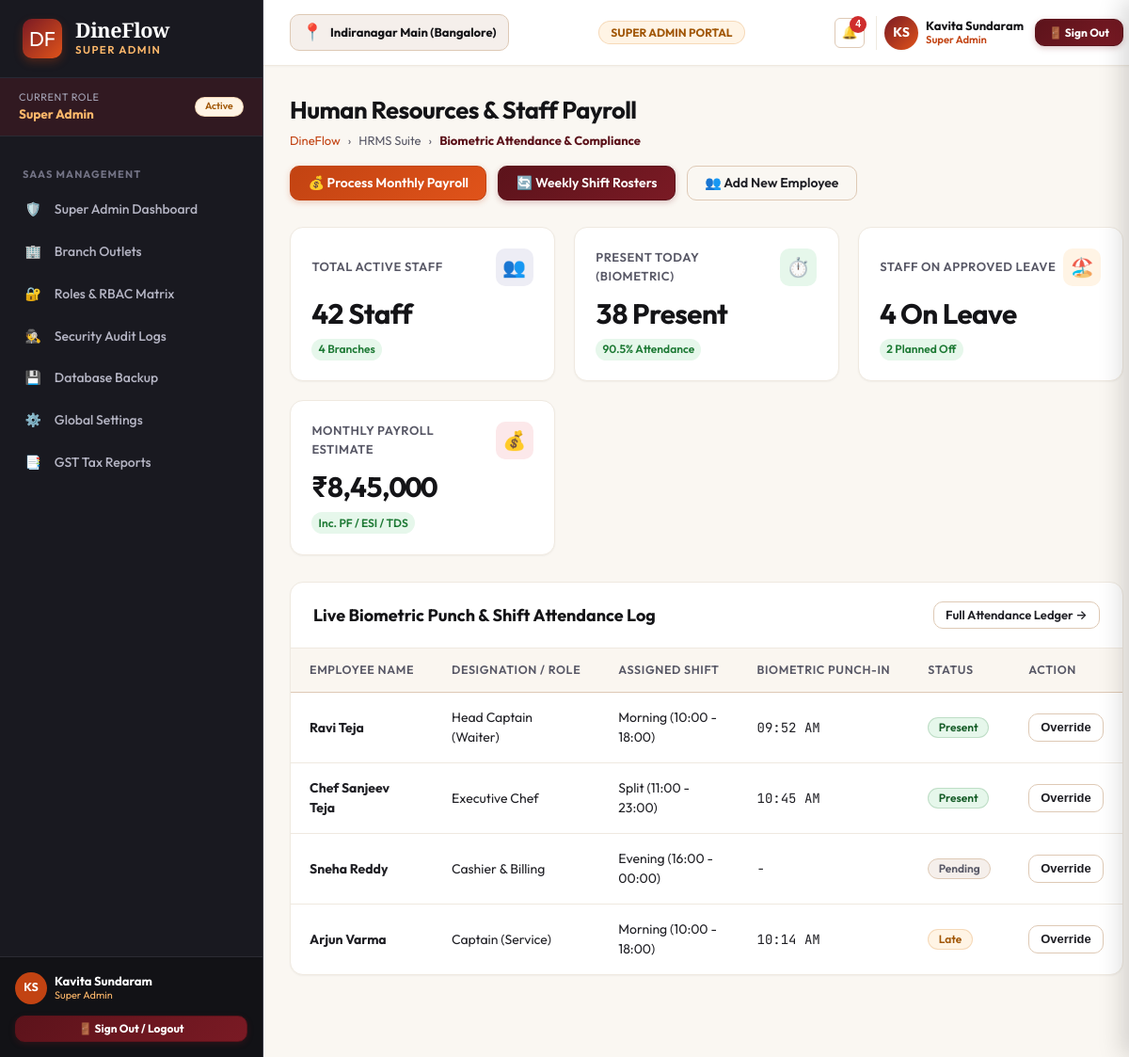
/dashboard/hr/ (signed in), run on the app's committed database.
### apps/accounts/models.py (models this page shows, shortened)
class Role(models.Model):
    code = models.CharField(max_length=50, unique=True)
    name = models.CharField(max_length=100)
    description = models.TextField(blank=True, default='')
    dashboard_url = models.CharField(max_length=200, default='/dashboard/owner/')
    icon = models.CharField(max_length=50, default='shield')
    is_active = models.BooleanField(default=True)
    created_at = models.DateTimeField(auto_now_add=True)

class UserProfile(models.Model):
    user = models.OneToOneField(User, on_delete=models.CASCADE, related_name='userprofile')
    role = models.ForeignKey(Role, on_delete=models.PROTECT, related_name='users')
    branch = models.CharField(max_length=150, default='Indiranagar Main (Bangalore)')
    employee_code = models.CharField(max_length=50, blank=True, default='')
    phone = models.CharField(max_length=20, blank=True, default='')
    avatar_initials = models.CharField(max_length=5, default='DF')
    created_at = models.DateTimeField(auto_now_add=True)
    updated_at = models.DateTimeField(auto_now=True)

### apps/dashboard/views.py (the view)
# urls.py: path('hr/', views.hr_dashboard, name='hr'),
@role_required(['hr', 'owner', 'super_admin'])
def hr_dashboard(request):
    context = {
        'page_title': 'Human Resources & Payroll Command',
        'kpis': [
            {'label': 'Total Active Staff', 'value': '42 Staff', 'trend': '4 Branches', 'trend_up': True, 'icon': 'df-icon-charcoal', 'emoji': '👥'},
            {'label': 'Present Today (Biometric)', 'value': '38 Present', 'trend': '90.5% Attendance', 'trend_up': True, 'icon': 'df-icon-green', 'emoji': '⏱️'},
            {'label': 'Staff on Approved Leave', 'value': '4 On Leave', 'trend': '2 Planned Off', 'trend_up': True, 'icon': 'df-icon-saffron', 'emoji': '🏖️'},
            {'label': 'Monthly Payroll Estimate', 'value': '₹8,45,000', 'trend': 'Inc. PF / ESI / TDS', 'trend_up': True, 'icon': 'df-icon-maroon', 'emoji': '💰'},
        ],
        'staff_attendance': [
            {'name': 'Ravi Teja', 'role': 'Head Captain (Waiter)', 'shift': 'Morning (10:00 - 18:00)', 'punch_in': '09:52 AM', 'status': 'present'},
            {'name': 'Chef Sanjeev Teja', 'role': 'Executive Chef', 'shift': 'Split (11:00 - 23:00)', 'punch_in': '10:45 AM', 'status': 'present'},
            {'name': 'Sneha Reddy', 'role': 'Cashier & Billing', 'shift': 'Evening (16:00 - 00:00)', 'punch_in': '-', 'status': 'pending'},
            {'name': 'Arjun Varma', 'role': 'Captain (Service)', 'shift': 'Morning (10:00 - 18:00)', 'punch_in': '10:14 AM', 'status': 'late'},
        ]
    }
    return render(request, 'dashboard/hr.html', context)

### templates/dashboard/hr.html (shortened to what this page needs)
{% extends 'base.html' %}
{% load static %}
{% load dineflow_tags %}
{% block content %}
<div class="df-page-header">
  <div class="df-page-title-group">
    <h1>Human Resources & Staff Payroll</h1>
    <div class="df-breadcrumb">
      <a href="{% url 'landing:index' %}">DineFlow</a>
      <span>›</span>
      <span>HRMS Suite</span>
      <span>›</span>
      <span style="color:var(--df-maroon-800); font-weight:700;">Biometric Attendance & Compliance</span>
    </div>
  </div>
  <div style="display:flex; gap:0.75rem;">
    <a href="{% url 'hr:payroll' %}" class="df-btn df-btn-terracotta">
      <span>💰 Process Monthly Payroll</span>
    </a>
    <a href="{% url 'hr:shifts' %}" class="df-btn df-btn-maroon">
      <span>🔄 Weekly Shift Rosters</span>
    </a>
    <a href="{% url 'hr:employee_list' %}" class="df-btn df-btn-outline">
      <span>👥 Add New Employee</span>
    </a>
  </div>
</div>
<div class="df-kpi-grid">
  {% for kpi in kpis %}
    <div class="df-kpi-card">
      <div class="df-kpi-top">
        <div class="df-kpi-label">{{ kpi.label }}</div>
        <div class="df-kpi-icon {{ kpi.icon }}">{{ kpi.emoji }}</div>
      </div>
      <div class="df-kpi-value">{{ kpi.value }}</div>
      <div class="df-kpi-bottom">
        <span class="df-trend-pill df-trend-up">{{ kpi.trend }}</span>
      </div>
    </div>
  {% endfor %}
</div>
<div class="df-card">
  <div class="df-card-header">
    <div class="df-card-title">Live Biometric Punch & Shift Attendance Log</div>
    <a href="{% url 'hr:attendance' %}" class="df-btn df-btn-outline df-btn-sm">Full Attendance Ledger →</a>
  </div>
  <div class="df-table-responsive">
    <table class="df-table">
      <thead>
        <tr>
          <th>Employee Name</th>
          <th>Designation / Role</th>
          <th>Assigned Shift</th>
          <th>Biometric Punch-In</th>
          <th>Status</th>
          <th>Action</th>
        </tr>
      </thead>
      <tbody>
        {% for a in staff_attendance %}
          <tr>
            <td><strong>{{ a.name }}</strong></td>
            <td>{{ a.role }}</td>
            <td>{{ a.shift }}</td>
            <td style="font-family:var(--df-font-mono);">{{ a.punch_in }}</td>
            <td>
              <span class="df-badge {% if a.status == 'present' %}badge-success{% elif a.status == 'late' %}badge-warning{% else %}badge-neutral{% endif %}">
                {{ a.status }}
              </span>
            </td>
            <td>
              <button class="df-btn df-btn-outline df-btn-sm" onclick="DineFlow.showToast('Shift Adjusted', 'Punch marked for {{ a.name }}', 'info')">
                Override
              </button>
            </td>
          </tr>
        {% endfor %}
      </tbody>
    </table>
  </div>
</div>
{% endblock %}

### templates/partials/_sidebar.html (shortened to what this page needs)
{% load static %}
<aside class="df-sidebar">
  <div class="df-brand-header">
    <div class="df-brand-logo">DF</div>
    <div>
      <div class="df-brand-title">DineFlow</div>
      <div class="df-brand-subtitle">{{ CURRENT_USER.role_title }}</div>
    </div>
  </div>
  <div style="padding: 0.75rem 1.25rem; background: rgba(122, 26, 36, 0.25); border-bottom: 1px solid #2B2B33; display: flex; align-items: center; justify-content: space-between;">
    <div>
      <div style="font-size: 0.68rem; color: #A6A6B8; text-transform: uppercase; letter-spacing: 0.05em;">Current Role</div>
      <div style="font-size: 0.85rem; font-weight: 700; color: var(--df-saffron-400);">{{ CURRENT_USER.role_title }}</div>
    </div>
    <span class="df-badge badge-warning" style="font-size: 0.65rem;">Active</span>
  </div>
  <nav style="flex: 1; padding: 0.75rem 0 2rem; overflow-y: auto;">
    {% if CURRENT_ROLE == 'super_admin' %}
      <div class="df-nav-section-title">SaaS Management</div>
      <ul class="df-nav-list">
        <li class="df-nav-item">
          <a href="{% url 'dashboard:super_admin' %}" class="df-nav-link {% if request.resolver_match.url_name == 'super_admin' %}active{% endif %}">
            <span>🛡️</span>
            <span>Super Admin Dashboard</span>
          </a>
        </li>
        <li class="df-nav-item">
          <a href="{% url 'settings_app:branches' %}" class="df-nav-link {% if request.resolver_match.url_name == 'branches' %}active{% endif %}">
            <span>🏢</span>
            <span>Branch Outlets</span>
          </a>
        </li>
        <li class="df-nav-item">
          <a href="{% url 'settings_app:roles_permissions' %}" class="df-nav-link {% if request.resolver_match.url_name == 'roles_permissions' %}active{% endif %}">
            <span>🔐</span>
            <span>Roles & RBAC Matrix</span>
          </a>
        </li>
        <li class="df-nav-item">
          <a href="{% url 'settings_app:audit_logs' %}" class="df-nav-link {% if request.resolver_match.url_name == 'audit_logs' %}active{% endif %}">
            <span>🕵️</span>
            <span>Security Audit Logs</span>
          </a>
        </li>
        <li class="df-nav-item">
          <a href="{% url 'settings_app:backup_restore' %}" class="df-nav-link {% if request.resolver_match.url_name == 'backup_restore' %}active{% endif %}">
            <span>💾</span>
            <span>Database Backup</span>
          </a>
        </li>
        <li class="df-nav-item">
          <a href="{% url 'settings_app:general' %}" class="df-nav-link {% if request.resolver_match.url_name == 'general' %}active{% endif %}">
            <span>⚙️</span>
            <span>Global Settings</span>
          </a>
        </li>
        <li class="df-nav-item">
          <a href="{% url 'analytics:tax_reports' %}" class="df-nav-link {% if request.resolver_match.url_name == 'tax_reports' %}active{% endif %}">
            <span>📑</span>
            <span>GST Tax Reports</span>
          </a>
        </li>
      </ul>
    {% endif %}
  </nav>
  <div style="padding: 1rem; border-top: 1px solid #2B2B33; background: rgba(18, 18, 22, 0.95); margin-top: auto;">
    <div style="display: flex; align-items: center; justify-content: space-between; margin-bottom: 0.75rem;">
      <div style="display: flex; align-items: center; gap: 0.5rem;">
        <div style="width: 34px; height: 34px; border-radius: 50%; background: var(--df-terracotta-700); color: #FFF; font-weight: 700; display: flex; align-items: center; justify-content: center; font-size: 0.78rem;">
          {{ CURRENT_USER.avatar_initials }}
        </div>
        <div style="line-height: 1.2;">
          <div style="font-weight: 700; font-size: 0.8125rem; color: #FFF;">{{ CURRENT_USER.name }}</div>
          <div style="font-size: 0.68rem; color: var(--df-saffron-400);">{{ CURRENT_USER.role_title }}</div>
        </div>
      </div>
    </div>
    <div>
      <a href="{% url 'accounts:logout' %}" class="df-btn df-btn-maroon df-btn-sm" style="width: 100%; justify-content: center; font-size: 0.75rem; font-weight: 700;">
        <span>🚪 Sign Out / Logout</span>
      </a>
    </div>
  </div>
</aside>

### templates/partials/_navbar.html (shortened to what this page needs)
{% load static %}
<header class="df-navbar">
  <div style="display: flex; align-items: center; gap: 1rem;">
    <div style="display: flex; align-items: center; gap: 0.5rem; background: var(--df-bg-cream); border: 1px solid var(--df-border-medium); padding: 0.35rem 0.75rem; border-radius: var(--df-radius-md);">
      <span style="font-size: 1.1rem;">📍</span>
      <span style="font-weight: 700; font-size: 0.8125rem; color: var(--df-charcoal-900);">{{ ACTIVE_BRANCH }}</span>
    </div>
  </div>
  <div style="display: flex; align-items: center; gap: 0.75rem;">
    <span class="df-badge badge-warning" style="font-weight: 700; font-size: 0.75rem; padding: 0.35rem 0.75rem;">
      {{ CURRENT_USER.role_title|upper }} PORTAL
    </span>
  </div>
  <div style="display: flex; align-items: center; gap: 0.75rem;">
    <button class="df-btn-icon" onclick="DineFlow.openDrawer('df-notifications-drawer')" style="position: relative;" title="Notifications">
      🔔
      {% if UNREAD_NOTIFICATIONS_COUNT > 0 %}
        <span style="position: absolute; top: -3px; right: -3px; width: 18px; height: 18px; background: var(--df-danger-600); color: #FFF; border-radius: 50%; font-size: 0.65rem; font-weight: 800; display: flex; align-items: center; justify-content: center;">
          {{ UNREAD_NOTIFICATIONS_COUNT }}
        </span>
      {% endif %}
    </button>
    <div style="display: flex; align-items: center; gap: 0.5rem; padding-left: 0.5rem; border-left: 1px solid var(--df-border-light);">
      <div style="width: 36px; height: 36px; border-radius: 50%; background: linear-gradient(135deg, var(--df-maroon-700), var(--df-terracotta-600)); color: #FFF; font-weight: 700; display: flex; align-items: center; justify-content: center; font-size: 0.875rem; box-shadow: var(--df-shadow-xs);">
        {{ CURRENT_USER.avatar_initials }}
      </div>
      <div style="line-height: 1.2; text-align: left;" class="df-hide-mobile">
        <div style="font-weight: 700; font-size: 0.8125rem; color: var(--df-charcoal-900);">{{ CURRENT_USER.name }}</div>
        <div style="font-size: 0.7rem; color: var(--df-terracotta-700); font-weight: 600;">{{ CURRENT_USER.role_title }}</div>
      </div>
    </div>
    <a href="{% url 'accounts:logout' %}" class="df-btn df-btn-maroon df-btn-sm" style="font-weight: 700; font-size: 0.75rem; padding: 0.4rem 0.85rem;" title="Sign out of ERP">
      <span>🚪 Sign Out</span>
    </a>
  </div>
</header>

### static/css/dineflow-tokens.css (style rules this page uses)
:root { --df-charcoal-900: #141417; --df-charcoal-800: #1E1E24; --df-charcoal-700: #2B2B33; --df-charcoal-600: #3C3C47; --df-charcoal-500: #555563; --df-charcoal-400: #7A7A8C; --df-charcoal-300: #A6A6B8; --df-charcoal-200: #D1D1DE; --df-charcoal-100: #EDEDF5; --df-maroon-900: #420C12; --df-maroon-800: #5C131B; --df-maroon-700: #7A1A24; --df-maroon-600: #9E222F; --df-maroon-500: #C42B3B; --df-maroon-100: #FCE8EA; --df-terracotta-900: #73270A; --df-terracotta-800: #9C350D; --df-terracotta-700: #C24312; --df-terracotta-600: #E0531A; --df-terracotta-500: #F06A33; --df-terracotta-400: #F58C60; --df-terracotta-100: #FDEDE6; --df-saffron-900: #733E05; --df-saffron-800: #A15707; --df-saffron-700: #CF7009; --df-saffron-600: #F58B14; --df-saffron-500: #FFA238; --df-saffron-400: #FFB96B; --df-saffron-100: #FFF4E5; --df-gold-800: #8C731A; --df-gold-700: #B89722; --df-gold-600: #D9B32B; --df-gold-500: #F0CA3F; --df-gold-100: #FDF9E7; --df-green-900: #0E421B; --df-green-800: #155C27; --df-green-700: #1E7A35; --df-green-600: #279C44; --df-green-500: #34BD55; --df-green-100: #E6F7EB; --df-danger-800: #781717; --df-danger-700: #A32020; --df-danger-600: #CF2D2D; --df-danger-100: #FDE8E8; --df-bg-app: #FAF7F2; --df-bg-cream: #F5EFEB; --df-bg-surface: #FFFFFF; --df-bg-surface-subtle: #F9F6F0; --df-bg-sidebar: #191920; --df-bg-sidebar-hover: #262630; --df-bg-sidebar-active: #7A1A24; --df-text-primary: #1F1F24; --df-text-secondary: #585866; --df-text-muted: #8C8C9E; --df-text-light: #F7F5F0; --df-text-on-dark: #FFFFFF; --df-border-light: #EFE9E0; --df-border-medium: #DEC9B5; --df-border-dark: #383842; --df-border-focus: #C24312; --df-font-sans: 'Outfit', 'Inter', -apple-system, BlinkMacSystemFont, "Segoe UI", Roboto, sans-serif; --df-font-serif: 'Playfair Display', Georgia, serif; --df-font-mono: 'JetBrains Mono', 'Fira Code', Consolas, monospace; --df-shadow-xs: 0 1px 2px rgba(33, 20, 10, 0.04); --df-shadow-sm: 0 2px 4px rgba(33, 20, 10, 0.06), 0 1px 2px rgba(33, 20, 10, 0.04); --df-shadow-md: 0 6px 12px -2px rgba(33, 20, 10, 0.08), 0 3px 6px -2px rgba(33, 20, 10, 0.05); --df-shadow-lg: 0 12px 24px -4px rgba(33, 20, 10, 0.12), 0 6px 12px -4px rgba(33, 20, 10, 0.06); --df-shadow-xl: 0 20px 32px -6px rgba(33, 20, 10, 0.16), 0 10px 16px -6px rgba(33, 20, 10, 0.08); --df-radius-sm: 6px; --df-radius-md: 10px; --df-radius-lg: 14px; --df-radius-xl: 20px; --df-radius-full: 9999px; --df-sidebar-width: 280px; --df-sidebar-collapsed-width: 80px; --df-navbar-height: 70px; }

### data on the page
Role: role_title "SUPER ADMIN", role_title "Super Admin"
UserProfile: avatar_initials "KS", branch "Indiranagar Main (Bangalore)"

### other printed values
{{ CURRENT_USER.name }} "Kavita Sundaram"
{{ UNREAD_NOTIFICATIONS_COUNT }} "4"
{{ kpi.label }} "TOTAL ACTIVE STAFF" "PRESENT TODAY (BIOMETRIC)" "STAFF ON APPROVED LEAVE" "MONTHLY PAYROLL ESTIMATE"
{{ kpi.emoji }} "👥" "⏱️" "🏖️" "💰"
{{ kpi.value }} "42 Staff" "38 Present" "4 On Leave" "₹8,45,000"
{{ kpi.trend }} "4 Branches" "90.5% Attendance" "2 Planned Off" "Inc. PF / ESI / TDS"
{{ a.name }} "Ravi Teja" "Chef Sanjeev Teja" "Sneha Reddy" "Arjun Varma"
{{ a.role }} "Head Captain (Waiter)" "Executive Chef" "Cashier & Billing" "Captain (Service)"
{{ a.shift }} "Morning (10:00 - 18:00)" "Split (11:00 - 23:00)" "Evening (16:00 - 00:00)" "Morning (10:00 - 18:00)"
{{ a.punch_in }} "09:52 AM" "10:45 AM" "-" "10:14 AM"
{{ a.status }} "Present" "Present" "Pending" "Late"
